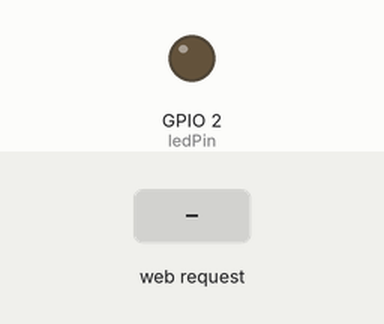
Bench run of a sketch on a simulated ESP32. On the bench: output pins drawn as LEDs (lit = HIGH). Inputs (shaded band) come from the test bench. WiFi joins after 1.5 s; servers stay silent unless stated; what the sketch prints to the serial monitor is not drawn.

Above: at 3.7 s.
3.8 s: HTTP request GET /ON received
At 5.0 s:
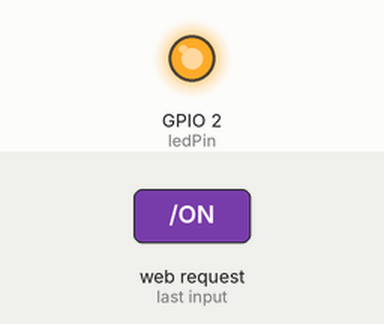
5.3 s: HTTP request GET /OFF received
At 6.3 s:
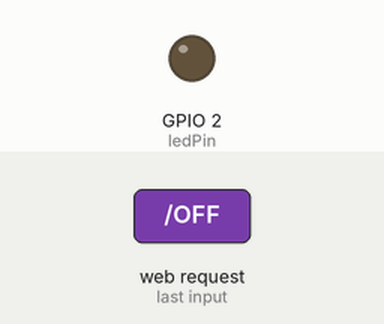
Timing chart, 0 to 8.3 s (numbered marks = the images above; inputs shaded):
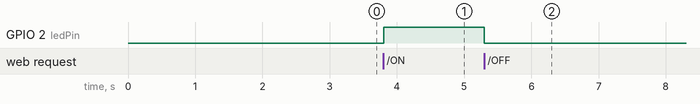

Measured:
- after the input at 3.8 s, GPIO 2 (ledPin): LOW → HIGH at once
- after the input at 5.3 s, GPIO 2 (ledPin): HIGH → LOW at once

The sketch:

wifi_blink.ino
```cpp
#include <WiFi.h>

// Replace with your network credentials
const char* ssid = "Connecting.....";
const char* password = "Janmejay@2005";

WiFiServer server(80);
const int ledPin = 2;


void setup() {
  Serial.begin(115200);
  delay(1000);
  Serial.println("Booting...");

  pinMode(ledPin, OUTPUT);
  digitalWrite(ledPin, LOW);

  Serial.print("Connecting to ");
  Serial.println(ssid);

  WiFi.begin(ssid, password);

  int attempts = 0;
  while (WiFi.status() != WL_CONNECTED && attempts < 20) {
    delay(500);
    Serial.print(".");
    attempts++;
  }

  if (WiFi.status() == WL_CONNECTED) {
    Serial.println("\nWiFi connected!");
    Serial.print("IP address: ");
    Serial.println(WiFi.localIP());
    server.begin();
  } else {
    Serial.println("\nFailed to connect to WiFi.");
  }
}

void loop() {
  WiFiClient client = server.available();
  if (client) {
    Serial.println("New Client.");
    String request = client.readStringUntil('\r');
    Serial.println(request);
    client.flush();

    if (request.indexOf("/ON") != -1) {
      digitalWrite(ledPin, HIGH);
    }
    if (request.indexOf("/OFF") != -1) {
      digitalWrite(ledPin, LOW);
    }

    // Webpage response
    client.println("HTTP/1.1 200 OK");
    client.println("Content-type:text/html");
    client.println();

    client.println("<!DOCTYPE html><html>");
    client.println("<head><title>ESP32 LED Control</title></head>");
    client.println("<body><h1>LED Control</h1>");
    client.println("<a href=\"/ON\"><button>Turn ON</button></a>");
    client.println("<a href=\"/OFF\"><button>Turn OFF</button></a>");
    client.println("</body></html>");

    client.println();
    delay(1);
    Serial.println("Client disconnected.");
  }
}
```
